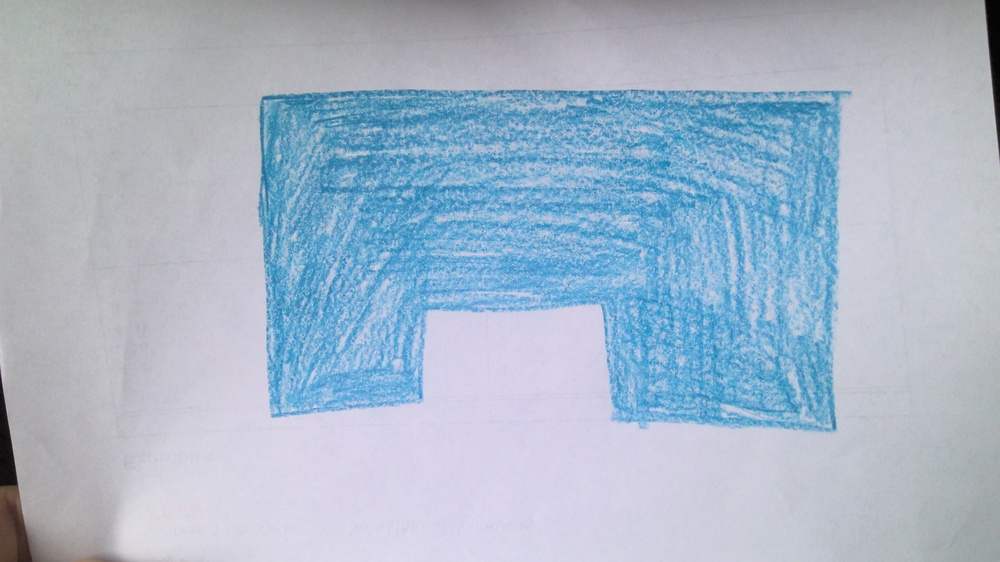
#> input picture Zieldetection/Zielprobe.jpg, 1000 x 562 px, shrunk from 3264 x 1836 before the run, given in place of the camera
$ python colorDetv2.py
#> lines starting #> are read from the running program, lines starting #| are printed output that depends on the picture; after the words box and inside, x2 and y2 are one past the last pixel; in counts of white or black regions, pixels touching at a corner belong together
#> in main, frame is the input picture: shape (562, 1000, 3); mean B, G, R 201.1, 183, 166.4
import cv2
import numpy as np

# Function to detect and mark objects in the specified color
def mark_objects_in_color(frame, lower_color, upper_color):
    # Convert image from BGR to HSV
    hsv = cv2.cvtColor(frame, cv2.COLOR_BGR2HSV)
#> hsv: shape (562, 1000, 3); mean H, S, V 112, 45.1, 201.3

    # Generate mask for the specified color
    mask = cv2.inRange(hsv, lower_color, upper_color)
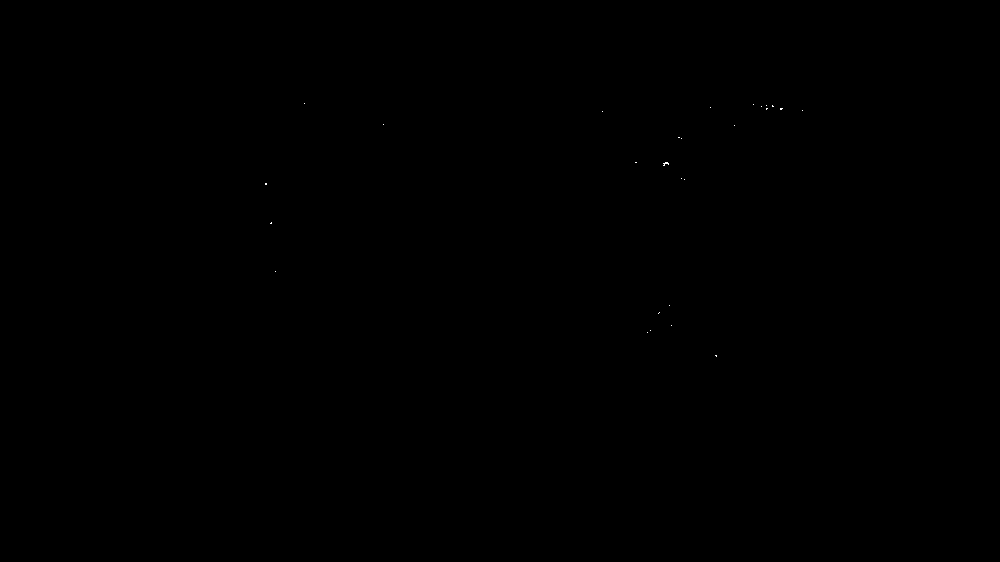
#> mask: shape (562, 1000); 0.01% white in thin lines or dots, all inside (x1, y1, x2, y2) = (265, 103, 803, 357)

    # Find contours in the mask
    contours, _ = cv2.findContours(mask, cv2.RETR_EXTERNAL, cv2.CHAIN_APPROX_SIMPLE)
#> contours = 27 contours, all with area under 20

    # Mark detected objects with rectangles
    for contour in contours:
        x, y, w, h = cv2.boundingRect(contour)
        if (w < 40 or h < 40):
            continue
        #print(f"{w} * {h}")

        # Extract ROI around the colored box
        roi = frame[y:y + h, x:x + w]

        # Detect and mark hole in the ROI (call the separate function)
        detect_and_mark_hole(roi)

        # Draw green rectangle around the colored box (optional)
        cv2.rectangle(frame, (x, y), (x + w, y + h), (0, 255, 0), 2)
#> this loop made 27 passes
#> contour on passes 1, 5, 8, 9, 13, 15: [[715, 355], [716, 356], [716, 355]], [[659, 312], [658, 313]], [[271, 222], [270, 223], [271, 223]], [[265, 183], [265, 184], [266, 184], [266, 183]], [[635, 162], [636, 162]], [[678, 137], [679, 137]]

    return frame

# Function to detect and mark the hole in the colored box
def detect_and_mark_hole(roi):
    # [15 lines of commented-out code are left out]

    hsv = cv2.cvtColor(roi, cv2.COLOR_BGR2HSV)
    #bounds for Black
    lower_bound = np.array([0.0, 0.0, 0.0])
    upper_bound = np.array([360/2, 255*255/100, 10*255/100])
    mask = cv2.inRange(hsv, lower_bound, upper_bound)

    # Find contours
    contours, _ = cv2.findContours(mask, cv2.RETR_EXTERNAL, cv2.CHAIN_APPROX_SIMPLE)

    if len(contours) > 0:
        largest_contour = max(contours, key=cv2.contourArea)
        x, y, w, h = cv2.boundingRect(largest_contour)
        print(f"w: {w} h: {h}")
        cv2.rectangle(roi, (x, y), (x + w, y + h), (0, 0, 255), 2)


# Define color thresholds for the colored box
lower_color = np.array([175/2, 80*255/100, 30*255/100]) # Lower HSV limits for the color
upper_color = np.array([230/2, 100*255/100, 100*255/100]) # Upper HSV limits for the color

# Main function
def main():
    # Open webcam
    cap = cv2.VideoCapture(1)

    # Check if webcam is opened
    if not cap.isOpened():
        print("Error: Unable to open webcam.")
        return

    # Loop for reading and processing webcam frames
    while True:
        ret, frame = cap.read()
        if not ret:
            break

        # Mark objects in the specified color
        marked_frame = mark_objects_in_color(frame, lower_color, upper_color)

        # Display the marked frame
        cv2.imshow('Marked Objects', marked_frame)

        # Exit on 'q' key press
        if cv2.waitKey(1) & 0xFF == ord('q'):
#> (key q is pressed here)
            break

    # Release resources
    cap.release()
    cv2.destroyAllWindows()

if __name__ == "__main__":
    main()
